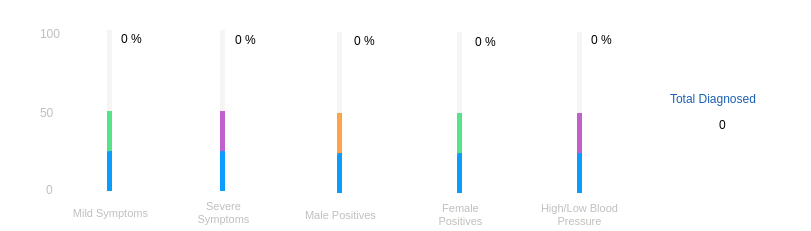
                      <widget class="QFrame" name="frame_2">
                       <property name="geometry">
                        <rect>
                         <x>40</x>
                         <y>194</y>
                         <width>811</width>
                         <height>231</height>
                        </rect>
                       </property>
                       <property name="styleSheet">
                        <string notr="true">background-color: rgb(255, 255, 255);
border-radius: 10px;</string>
                       </property>
                       <property name="frameShape">
                        <enum>QFrame::StyledPanel</enum>
                       </property>
                       <property name="frameShadow">
                        <enum>QFrame::Raised</enum>
                       </property>
                       <widget class="QProgressBar" name="progressBar_mild">
                        <property name="geometry">
                         <rect>
                          <x>107</x>
                          <y>30</y>
                          <width>5</width>
                          <height>161</height>
                         </rect>
                        </property>
                        <property name="styleSheet">
                         <string notr="true">QProgressBar::chunk{
	background-color: qconicalgradient(cx:0.5, cy:0.5, angle:0, stop:0.492611 rgba(87, 227, 137, 255), stop:0.512315 rgba(11, 156, 255, 255));
}

QProgressBar{
	background-color: rgb(246, 245, 244);
}</string>
                        </property>
                        <property name="value">
                         <number>50</number>
                        </property>
                        <property name="textVisible">
                         <bool>false</bool>
                        </property>
                        <property name="orientation">
                         <enum>Qt::Vertical</enum>
                        </property>
                        <property name="format">
                         <string/>
                        </property>
                       </widget>
                       <widget class="QLabel" name="label_65">
                        <property name="geometry">
                         <rect>
                          <x>40</x>
                          <y>25</y>
                          <width>31</width>
                          <height>18</height>
                         </rect>
                        </property>
                        <property name="styleSheet">
                         <string notr="true">color:rgb(192, 191, 188) ;
</string>
                        </property>
                        <property name="text">
                         <string>&lt;html&gt;&lt;head/&gt;&lt;body&gt;&lt;p&gt;100&lt;/p&gt;&lt;/body&gt;&lt;/html&gt;</string>
                        </property>
                       </widget>
                       <widget class="QLabel" name="label_66">
                        <property name="geometry">
                         <rect>
                          <x>40</x>
                          <y>104</y>
                          <width>31</width>
                          <height>18</height>
                         </rect>
                        </property>
                        <property name="styleSheet">
                         <string notr="true">color:rgb(192, 191, 188) ;
</string>
                        </property>
                        <property name="text">
                         <string>&lt;html&gt;&lt;head/&gt;&lt;body&gt;&lt;p&gt;50&lt;/p&gt;&lt;/body&gt;&lt;/html&gt;</string>
                        </property>
                       </widget>
                       <widget class="QLabel" name="label_67">
                        <property name="geometry">
                         <rect>
                          <x>46</x>
                          <y>181</y>
                          <width>31</width>
                          <height>18</height>
                         </rect>
                        </property>
                        <property name="styleSheet">
                         <string notr="true">color:rgb(192, 191, 188) ;
</string>
                        </property>
                        <property name="text">
                         <string>&lt;html&gt;&lt;head/&gt;&lt;body&gt;&lt;p&gt;0&lt;/p&gt;&lt;/body&gt;&lt;/html&gt;</string>
                        </property>
                       </widget>
                       <widget class="QLabel" name="label_68">
                        <property name="geometry">
                         <rect>
                          <x>70</x>
                          <y>198</y>
                          <width>81</width>
                          <height>31</height>
                         </rect>
                        </property>
                        <property name="font">
                         <font>
                          <family>Segoe UI</family>
                          <pointsize>10</pointsize>
                          <italic>false</italic>
                          <bold>false</bold>
                         </font>
                        </property>
                        <property name="styleSheet">
                         <string notr="true">color: rgb(192, 191, 188);</string>
                        </property>
                        <property name="text">
                         <string>&lt;html&gt;&lt;head/&gt;&lt;body&gt;&lt;p&gt;&lt;span style=&quot; font-size:8pt;&quot;&gt;Mild Symptoms&lt;/span&gt;&lt;/p&gt;&lt;/body&gt;&lt;/html&gt;</string>
                        </property>
                        <property name="alignment">
                         <set>Qt::AlignCenter</set>
                        </property>
                        <property name="wordWrap">
                         <bool>true</bool>
                        </property>
                       </widget>
                       <widget class="QProgressBar" name="progressBar_severe">
                        <property name="geometry">
                         <rect>
                          <x>220</x>
                          <y>30</y>
                          <width>5</width>
                          <height>161</height>
                         </rect>
                        </property>
                        <property name="styleSheet">
                         <string notr="true">QProgressBar::chunk{
	background-color: qconicalgradient(cx:0.5, cy:0.5, angle:0, stop:0.492611 rgb(192, 97, 203), stop:0.512315 rgba(11, 156, 255, 255));
}

QProgressBar{
	background-color: rgb(246, 245, 244);
}</string>
                        </property>
                        <property name="value">
                         <number>50</number>
                        </property>
                        <property name="textVisible">
                         <bool>false</bool>
                        </property>
                        <property name="orientation">
                         <enum>Qt::Vertical</enum>
                        </property>
                        <property name="format">
                         <string/>
                        </property>
                       </widget>
                       <widget class="QLabel" name="label_69">
                        <property name="geometry">
                         <rect>
                          <x>183</x>
                          <y>198</y>
                          <width>81</width>
                          <height>31</height>
                         </rect>
                        </property>
                        <property name="font">
                         <font>
                          <family>Segoe UI</family>
                          <pointsize>10</pointsize>
                          <italic>false</italic>
                          <bold>false</bold>
                         </font>
                        </property>
                        <property name="styleSheet">
                         <string notr="true">color: rgb(192, 191, 188);</string>
                        </property>
                        <property name="text">
                         <string>&lt;html&gt;&lt;head/&gt;&lt;body&gt;&lt;p&gt;&lt;span style=&quot; font-size:8pt;&quot;&gt;Severe Symptoms&lt;/span&gt;&lt;/p&gt;&lt;/body&gt;&lt;/html&gt;</string>
                        </property>
                        <property name="alignment">
                         <set>Qt::AlignCenter</set>
                        </property>
                        <property name="wordWrap">
                         <bool>true</bool>
                        </property>
                       </widget>
                       <widget class="QProgressBar" name="progressBar_male_positives">
                        <property name="geometry">
                         <rect>
                          <x>337</x>
                          <y>32</y>
                          <width>5</width>
                          <height>161</height>
                         </rect>
                        </property>
                        <property name="styleSheet">
                         <string notr="true">QProgressBar::chunk{
	background-color: qconicalgradient(cx:0.5, cy:0.5, angle:0, stop:0.492611 rgb(255, 163, 72), stop:0.512315 rgba(11, 156, 255, 255));
}

QProgressBar{
	background-color: rgb(246, 245, 244);
}</string>
                        </property>
                        <property name="value">
                         <number>50</number>
                        </property>
                        <property name="textVisible">
                         <bool>false</bool>
                        </property>
                        <property name="orientation">
                         <enum>Qt::Vertical</enum>
                        </property>
                        <property name="format">
                         <string/>
                        </property>
                       </widget>
                       <widget class="QLabel" name="label_70">
                        <property name="geometry">
                         <rect>
                          <x>300</x>
                          <y>200</y>
                          <width>81</width>
                          <height>31</height>
                         </rect>
                        </property>
                        <property name="font">
                         <font>
                          <family>Segoe UI</family>
                          <pointsize>10</pointsize>
                          <italic>false</italic>
                          <bold>false</bold>
                         </font>
                        </property>
                        <property name="styleSheet">
                         <string notr="true">color: rgb(192, 191, 188);</string>
                        </property>
                        <property name="text">
                         <string>&lt;html&gt;&lt;head/&gt;&lt;body&gt;&lt;p&gt;&lt;span style=&quot; font-size:8pt;&quot;&gt;Male Positives&lt;/span&gt;&lt;/p&gt;&lt;/body&gt;&lt;/html&gt;</string>
                        </property>
                        <property name="alignment">
                         <set>Qt::AlignCenter</set>
                        </property>
                        <property name="wordWrap">
                         <bool>true</bool>
                        </property>
                       </widget>
                       <widget class="QProgressBar" name="progressBar_female_positives">
                        <property name="geometry">
                         <rect>
                          <x>457</x>
                          <y>32</y>
                          <width>5</width>
                          <height>161</height>
                         </rect>
                        </property>
                        <property name="styleSheet">
                         <string notr="true">QProgressBar::chunk{
	background-color: qconicalgradient(cx:0.5, cy:0.5, angle:0, stop:0.492611 rgba(87, 227, 137, 255), stop:0.512315 rgba(11, 156, 255, 255));
}

QProgressBar{
	background-color: rgb(246, 245, 244);
}</string>
                        </property>
                        <property name="value">
                         <number>50</number>
                        </property>
                        <property name="textVisible">
                         <bool>false</bool>
                        </property>
                        <property name="orientation">
                         <enum>Qt::Vertical</enum>
                        </property>
                        <property name="format">
                         <string/>
                        </property>
                       </widget>
                       <widget class="QLabel" name="label_71">
                        <property name="geometry">
                         <rect>
                          <x>420</x>
                          <y>200</y>
                          <width>81</width>
                          <height>31</height>
                         </rect>
                        </property>
                        <property name="font">
                         <font>
                          <family>Segoe UI</family>
                          <pointsize>10</pointsize>
                          <italic>false</italic>
                          <bold>false</bold>
                         </font>
                        </property>
                        <property name="styleSheet">
                         <string notr="true">color: rgb(192, 191, 188);</string>
                        </property>
                        <property name="text">
                         <string>&lt;html&gt;&lt;head/&gt;&lt;body&gt;&lt;p&gt;&lt;span style=&quot; font-size:8pt;&quot;&gt;Female Positives&lt;/span&gt;&lt;/p&gt;&lt;/body&gt;&lt;/html&gt;</string>
                        </property>
                        <property name="alignment">
                         <set>Qt::AlignCenter</set>
                        </property>
                        <property name="wordWrap">
                         <bool>true</bool>
                        </property>
                       </widget>
                       <widget class="QProgressBar" name="progressBar_blood_pressure">
                        <property name="geometry">
                         <rect>
                          <x>577</x>
                          <y>32</y>
                          <width>5</width>
                          <height>161</height>
                         </rect>
                        </property>
                        <property name="styleSheet">
                         <string notr="true">QProgressBar::chunk{
	background-color: qconicalgradient(cx:0.5, cy:0.5, angle:0, stop:0.492611 rgb(192, 97, 203), stop:0.512315 rgba(11, 156, 255, 255));
}

QProgressBar{
	background-color: rgb(246, 245, 244);
}</string>
                        </property>
                        <property name="value">
                         <number>50</number>
                        </property>
                        <property name="textVisible">
                         <bool>false</bool>
                        </property>
                        <property name="orientation">
                         <enum>Qt::Vertical</enum>
                        </property>
                        <property name="format">
                         <string/>
                        </property>
                       </widget>
                       <widget class="QLabel" name="label_72">
                        <property name="geometry">
                         <rect>
                          <x>534</x>
                          <y>200</y>
                          <width>91</width>
                          <height>31</height>
                         </rect>
                        </property>
                        <property name="font">
                         <font>
                          <family>Segoe UI</family>
                          <pointsize>10</pointsize>
                          <italic>false</italic>
                          <bold>false</bold>
                         </font>
                        </property>
                        <property name="styleSheet">
                         <string notr="true">color: rgb(192, 191, 188);</string>
                        </property>
                        <property name="text">
                         <string>&lt;html&gt;&lt;head/&gt;&lt;body&gt;&lt;p&gt;&lt;span style=&quot; font-size:8pt;&quot;&gt;High/Low Blood Pressure&lt;/span&gt;&lt;/p&gt;&lt;/body&gt;&lt;/html&gt;</string>
                        </property>
                        <property name="alignment">
                         <set>Qt::AlignCenter</set>
                        </property>
                        <property name="wordWrap">
                         <bool>true</bool>
                        </property>
                       </widget>
                       <widget class="QLabel" name="label_73">
                        <property name="geometry">
                         <rect>
                          <x>670</x>
                          <y>90</y>
                          <width>111</width>
                          <height>18</height>
                         </rect>
                        </property>
                        <property name="styleSheet">
                         <string notr="true">font: 700 11pt &quot;Cantarell&quot;;
color: rgb(26, 95, 180);</string>
                        </property>
                        <property name="text">
                         <string>&lt;html&gt;&lt;head/&gt;&lt;body&gt;&lt;p&gt;Total Diagnosed&lt;/p&gt;&lt;/body&gt;&lt;/html&gt;</string>
                        </property>
                       </widget>
                       <widget class="QLabel" name="total_diagnosed">
                        <property name="geometry">
                         <rect>
                          <x>692</x>
                          <y>110</y>
                          <width>61</width>
                          <height>31</height>
                         </rect>
                        </property>
                        <property name="styleSheet">
                         <string notr="true">font: 900 18pt &quot;Cantarell&quot;;</string>
                        </property>
                        <property name="text">
                         <string>&lt;html&gt;&lt;head/&gt;&lt;body&gt;&lt;p&gt;0&lt;/p&gt;&lt;/body&gt;&lt;/html&gt;</string>
                        </property>
                        <property name="alignment">
                         <set>Qt::AlignCenter</set>
                        </property>
                       </widget>
                       <widget class="QLabel" name="percentage_mild">
                        <property name="geometry">
                         <rect>
                          <x>121</x>
                          <y>30</y>
                          <width>66</width>
                          <height>18</height>
                         </rect>
                        </property>
                        <property name="text">
                         <string>&lt;html&gt;&lt;head/&gt;&lt;body&gt;&lt;p&gt;0 %&lt;/p&gt;&lt;/body&gt;&lt;/html&gt;</string>
                        </property>
                       </widget>
                       <widget class="QLabel" name="percentage_severe">
                        <property name="geometry">
                         <rect>
                          <x>235</x>
                          <y>31</y>
                          <width>66</width>
                          <height>18</height>
                         </rect>
                        </property>
                        <property name="text">
                         <string>&lt;html&gt;&lt;head/&gt;&lt;body&gt;&lt;p&gt;0 %&lt;/p&gt;&lt;/body&gt;&lt;/html&gt;</string>
                        </property>
                       </widget>
                       <widget class="QLabel" name="percentage_male_positives">
                        <property name="geometry">
                         <rect>
                          <x>354</x>
                          <y>32</y>
                          <width>66</width>
                          <height>18</height>
                         </rect>
                        </property>
                        <property name="text">
                         <string>&lt;html&gt;&lt;head/&gt;&lt;body&gt;&lt;p&gt;0 %&lt;/p&gt;&lt;/body&gt;&lt;/html&gt;</string>
                        </property>
                       </widget>
                       <widget class="QLabel" name="percentage_female_positives">
                        <property name="geometry">
                         <rect>
                          <x>475</x>
                          <y>33</y>
                          <width>66</width>
                          <height>18</height>
                         </rect>
                        </property>
                        <property name="text">
                         <string>&lt;html&gt;&lt;head/&gt;&lt;body&gt;&lt;p&gt;0 %&lt;/p&gt;&lt;/body&gt;&lt;/html&gt;</string>
                        </property>
                       </widget>
                       <widget class="QLabel" name="percentage_blood_pressure">
                        <property name="geometry">
                         <rect>
                          <x>591</x>
                          <y>31</y>
                          <width>66</width>
                          <height>18</height>
                         </rect>
                        </property>
                        <property name="text">
                         <string>&lt;html&gt;&lt;head/&gt;&lt;body&gt;&lt;p&gt;0 %&lt;/p&gt;&lt;/body&gt;&lt;/html&gt;</string>
                        </property>
                       </widget>
                      </widget>
